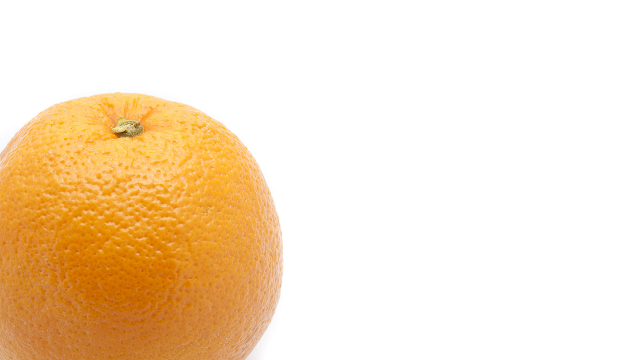
#> input picture Lab 5/orange.png, 640 x 360 px
$ jupyter execute C23739895_Transformation_Task4.ipynb
#> lines starting #> are read from the running program, lines starting #| are printed output that depends on the picture
[cell 1]
import cv2
from matplotlib import pyplot as plt
import numpy as np

O = cv2.imread("orange.png")
#> O is the input picture: shape (360, 640, 3); mean B, G, R 199.2, 226, 246.9

kernel = np.array([
    [0, -1, 0],
    [-1,  5, -1],
    [0, -1, 0]
], dtype=float)

F = cv2.filter2D(O, ddepth=-1, kernel=kernel)
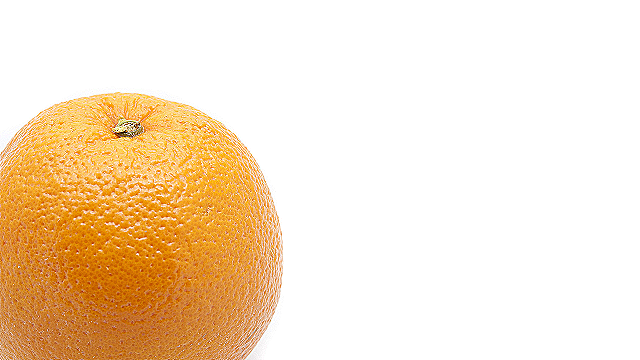
#> F: shape (360, 640, 3); mean B, G, R 200.4, 225.9, 246.5
Diff = cv2.subtract(O, F)
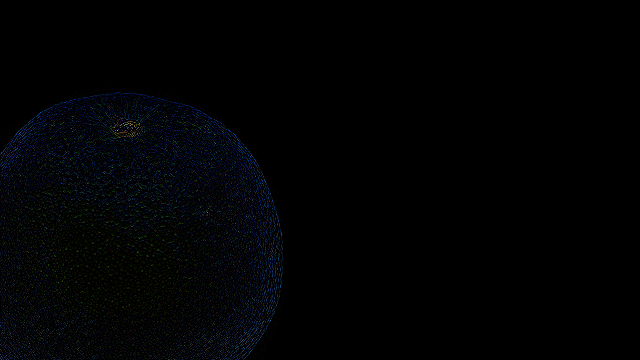
#> Diff: shape (360, 640, 3); mean B, G, R 3.2, 2.2, 1.4

cv2.imshow("image", F)
cv2.waitKey(0)
cv2.destroyAllWindows()
cv2.waitKey(1)

cv2.imshow("image", Diff)
cv2.waitKey(0)
cv2.destroyAllWindows()
cv2.waitKey(1)
